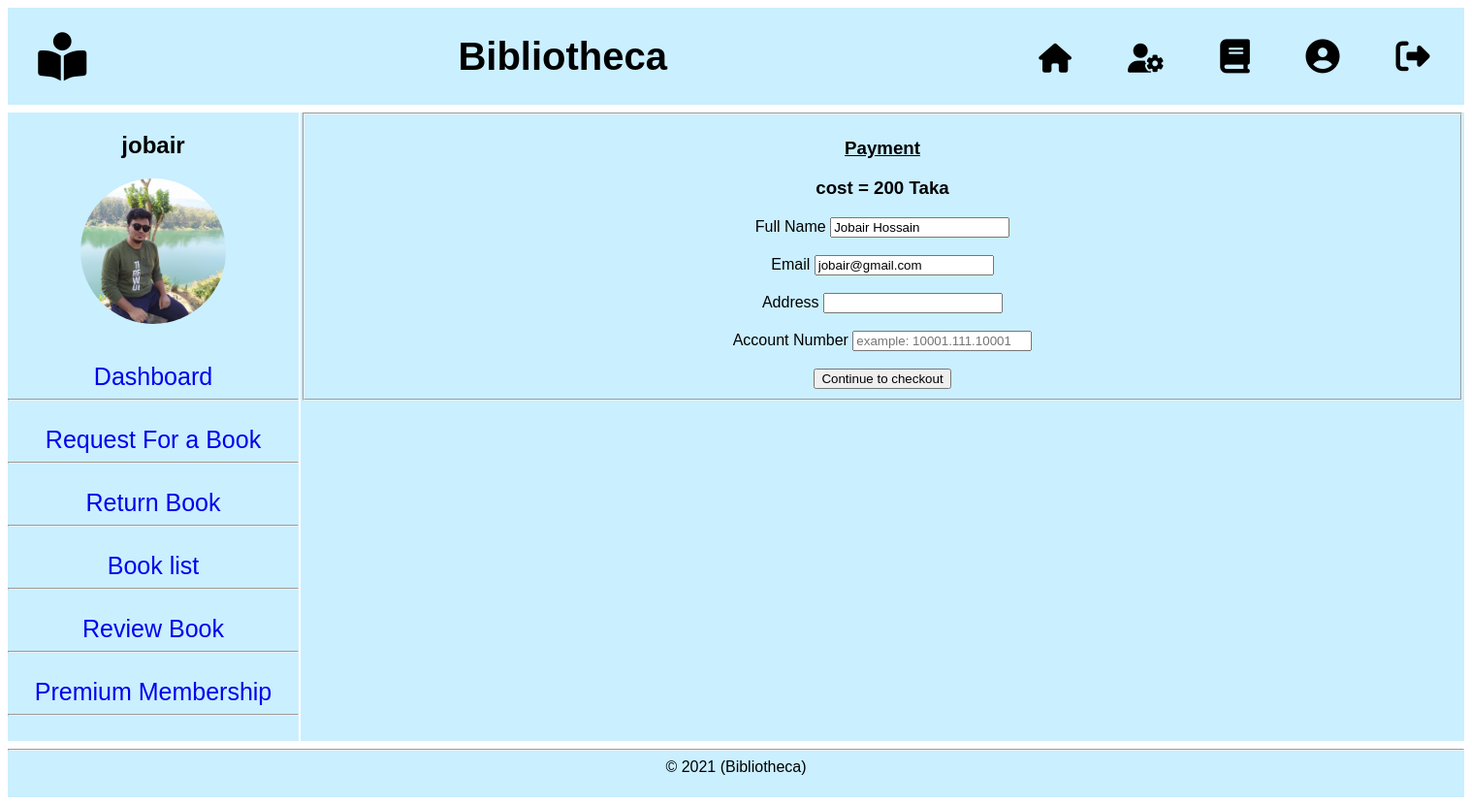
The page /Regular_User/view/membershipPayment.php (signed in) on the database its author committed.
### tables this page shows
CREATE TABLE `user` (
  `id` int(5) NOT NULL,
  `username` varchar(15) NOT NULL,
  `password` varchar(20) NOT NULL,
  `fullname` varchar(30) NOT NULL,
  `gender` varchar(8) NOT NULL,
  `email` varchar(30) NOT NULL,
  `dob` date NOT NULL,
  `type` varchar(12) NOT NULL,
  `filename` varchar(100) NOT NULL
);

### model/userModel.php (called while the page is built, shortened)
<?php
    function getUserByName($username){
		$conn = getConnection();
		$sql = "select * from user where username='{$username}'";
		$result = mysqli_query($conn, $sql);
		$row = mysqli_fetch_assoc($result);
		return $row;
	}
?>

### Regular_User/view/membershipPayment.php (the view, shortened to what this page needs)
<?php
	if(isset($_COOKIE['status'])){
?>
<?php
	include('header.php');
  include('../../model/userModel.php');
?>
<?php include('userNav.php');?>
<div style="display: grid; grid-template-columns: 1fr 1fr; padding-top: 0.5em;">
    <?php
      include('userSidepanel.php');
    ?>
   <div id="side_panel" style="width: 1200px; background-color:#caefff; font-family:Arial;" align="center">
    <form method="post" action="../controller/membershipPaymentCheck.php">
        <fieldset>
            <h3><u>Payment</u></h3>
            <h3>cost = 200 Taka</h3>
            <label></i> Full Name</label>
            <input type="text" name="name" value="<?=$row['fullname']?>"><br><br>
            <label></i> Email</label>
            <input type="text" name="email" value="<?=$row['email']?>"><br><br>
            <label></i> Address</label>
            <input type="text" name="address" value=""><br><br>
            <div>
                <label>Account Number</label>
                <input type="text" name="AcNumber" placeholder="example: 10001.111.10001" value=""><br><br>
              </div>
        <input type="submit" value="Continue to checkout" class="btn">
        </fieldset>
        </form>
    </div>
</div>
<?php
	}else{
		header('location: ../../Admin/view/signin.php');
	}
?>

### Regular_User/view/userSidepanel.php
<?php require_once('../../model/userModel.php');
$username = $_COOKIE['username'];
$row = getUserByName($username); ?>
<div id="side_panel" style="width: 300px; background-color:#caefff; font-family:Arial;" align="center">
    <h2><?php echo $_COOKIE['username']?></h2>
    <a href="accSetting.php">
        <img src="../../Admin/assets/images/<?php echo $row['filename'];?>" height="150px;" width="150px" alt="Profile Photo" style="border-radius:50%">
    </a>
    <br> <br> <br>
    <a href="userDashboard.php" style="text-decoration: none;">
        <span style="font-size:25px;">Dashboard</span>
    </a>
    <hr><br>
    <a href="requestForBook.php" style="text-decoration: none;">
        <span style="font-size:25px">Request For a Book</span>
    </a>
    <hr><br>
    <a href="returnBook.php" style="text-decoration: none;">
        <span style="font-size:25px">Return Book</span>
    </a>
    <hr><br>
    <a href="books.php" style="text-decoration: none;">
        <span style="font-size:25px">Book list</span>
    </a>
    <hr><br>
    <a href="review.php" style="text-decoration: none;">
        <span style="font-size:25px">Review Book</span>
    </a>
    <hr><br>
    <a href="membershipPayment.php" style="text-decoration: none;">
        <span style="font-size:25px">Premium Membership</span>
    </a>
    <hr><br>
</div>

### rows shown on the page
user: filename (picture), name "Jobair Hossain", email "jobair@gmail.com"

### other values the page prints
$_COOKIE['username'] "jobair"
